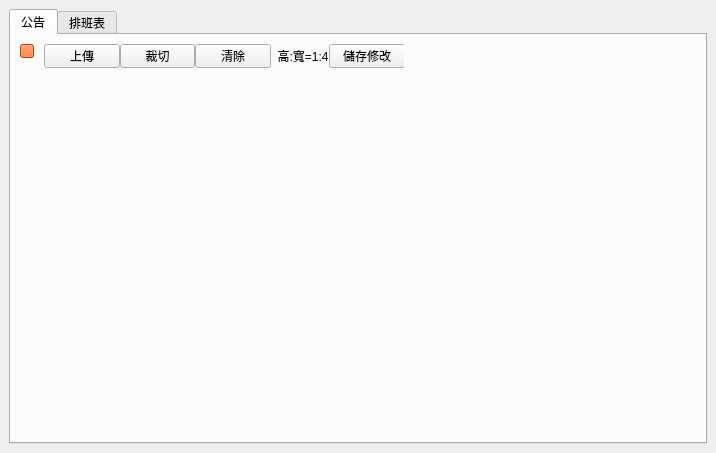
<?xml version="1.0" encoding="UTF-8"?>
<ui version="4.0">
 <class>StageHomePage</class>
 <widget class="QWidget" name="StageHomePage">
  <property name="geometry">
   <rect>
    <x>0</x>
    <y>0</y>
    <width>716</width>
    <height>453</height>
   </rect>
  </property>
  <property name="windowTitle">
   <string>Form</string>
  </property>
  <layout class="QGridLayout" name="gridLayout">
   <property name="leftMargin">
    <number>0</number>
   </property>
   <property name="topMargin">
    <number>0</number>
   </property>
   <property name="rightMargin">
    <number>0</number>
   </property>
   <property name="bottomMargin">
    <number>0</number>
   </property>
   <property name="spacing">
    <number>0</number>
   </property>
   <item row="0" column="0">
    <widget class="QWidget" name="wBg" native="true">
     <layout class="QVBoxLayout" name="verticalLayout">
      <item>
       <widget class="QTabWidget" name="tabWidget">
        <property name="currentIndex">
         <number>0</number>
        </property>
        <widget class="QWidget" name="tabWidgetPage1">
         <attribute name="title">
          <string>公告</string>
         </attribute>
         <layout class="QVBoxLayout" name="verticalLayout_2">
          <item>
           <widget class="ItemPic" name="wPic" native="true">
            <property name="minimumSize">
             <size>
              <width>0</width>
              <height>300</height>
             </size>
            </property>
            <property name="maximumSize">
             <size>
              <width>1200</width>
              <height>300</height>
             </size>
            </property>
            <widget class="QWidget" name="wFn" native="true">
             <property name="geometry">
              <rect>
               <x>24</x>
               <y>0</y>
               <width>360</width>
               <height>24</height>
              </rect>
             </property>
             <property name="minimumSize">
              <size>
               <width>360</width>
               <height>24</height>
              </size>
             </property>
             <property name="maximumSize">
              <size>
               <width>360</width>
               <height>24</height>
              </size>
             </property>
             <property name="styleSheet">
              <string notr="true">font: 12px &quot;Microsoft JhengHei UI&quot;;</string>
             </property>
             <layout class="QHBoxLayout" name="horizontalLayout">
              <property name="spacing">
               <number>0</number>
              </property>
              <property name="leftMargin">
               <number>0</number>
              </property>
              <property name="topMargin">
               <number>0</number>
              </property>
              <property name="rightMargin">
               <number>0</number>
              </property>
              <property name="bottomMargin">
               <number>0</number>
              </property>
              <item>
               <widget class="QPushButton" name="btn0">
                <property name="minimumSize">
                 <size>
                  <width>0</width>
                  <height>0</height>
                 </size>
                </property>
                <property name="styleSheet">
                 <string notr="true"/>
                </property>
                <property name="text">
                 <string>上傳</string>
                </property>
               </widget>
              </item>
              <item>
               <widget class="QPushButton" name="btn2">
                <property name="text">
                 <string>裁切</string>
                </property>
               </widget>
              </item>
              <item>
               <widget class="QPushButton" name="btn1">
                <property name="styleSheet">
                 <string notr="true"/>
                </property>
                <property name="text">
                 <string>清除</string>
                </property>
               </widget>
              </item>
              <item>
               <widget class="QLabel" name="label">
                <property name="text">
                 <string>  高:寬=1:4</string>
                </property>
               </widget>
              </item>
              <item>
               <widget class="QPushButton" name="btnSend">
                <property name="text">
                 <string>儲存修改</string>
                </property>
               </widget>
              </item>
             </layout>
            </widget>
            <widget class="QPushButton" name="btnFn">
             <property name="geometry">
              <rect>
               <x>0</x>
               <y>0</y>
               <width>14</width>
               <height>14</height>
              </rect>
             </property>
             <property name="styleSheet">
              <string notr="true">font: 12px &quot;Microsoft JhengHei UI&quot;;
background-color: rgb(255, 85, 0);
min-width:12px;
max-width:12px;
min-height:12px;
max-height:12px;</string>
             </property>
             <property name="text">
              <string/>
             </property>
             <property name="checkable">
              <bool>true</bool>
             </property>
            </widget>
           </widget>
          </item>
          <item>
           <widget class="LayerBulletin" name="widget" native="true"/>
          </item>
         </layout>
        </widget>
        <widget class="LayerSchedule" name="tabWidgetPage2">
         <attribute name="title">
          <string>排班表</string>
         </attribute>
        </widget>
       </widget>
      </item>
     </layout>
    </widget>
   </item>
  </layout>
 </widget>
 <customwidgets>
  <customwidget>
   <class>LayerSchedule</class>
   <extends>QWidget</extends>
   <header>LayerSchedule.h</header>
   <container>1</container>
  </customwidget>
  <customwidget>
   <class>ItemPic</class>
   <extends>QWidget</extends>
   <header>ItemPic.h</header>
   <container>1</container>
  </customwidget>
  <customwidget>
   <class>LayerBulletin</class>
   <extends>QWidget</extends>
   <header>LayerBulletin.h</header>
   <container>1</container>
  </customwidget>
 </customwidgets>
 <resources/>
 <connections/>
</ui>
